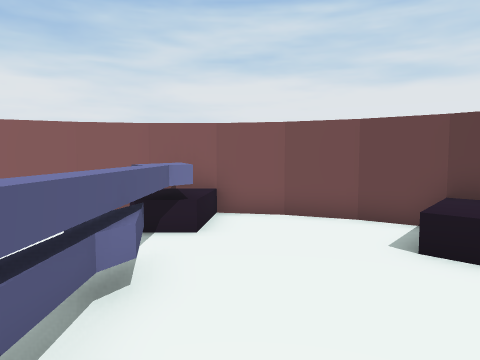
[1] (above)

12 first-person views from a walk through a scene from a Unity 3-D project. The camera is 1.5 m above the floor, tilts 4° down and sees 70° across. The floor is counted in squares, 1 m on a side. Each view is taken from the middle of a square. On the plan, view 1 faces up. The plan holds only what a view shows up to about 16 squares ahead; the rest is blank. The player character is not drawn.

[2]
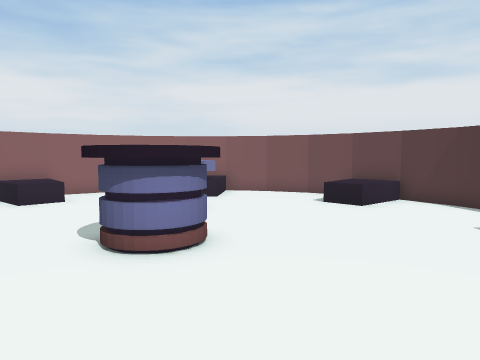

[3]
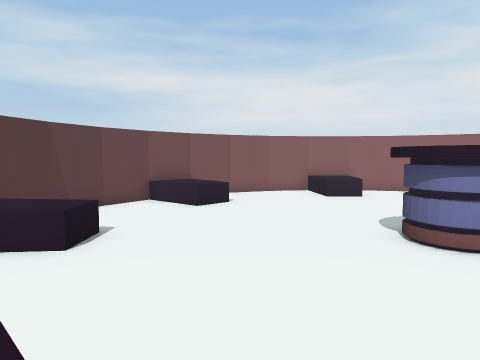

[4]
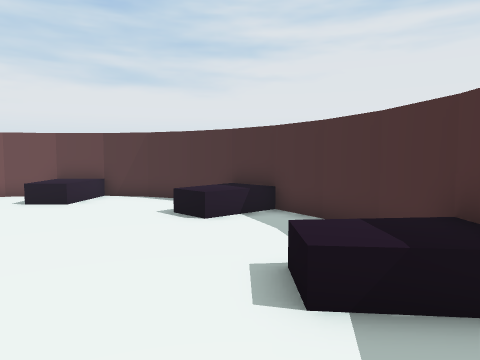

[5]
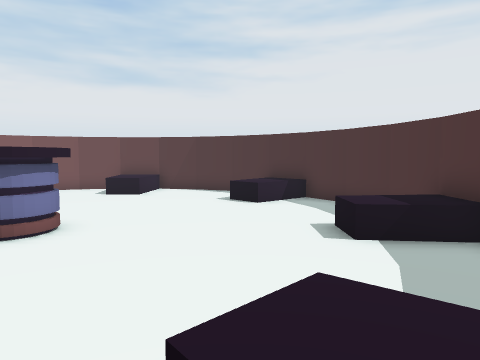

[6]
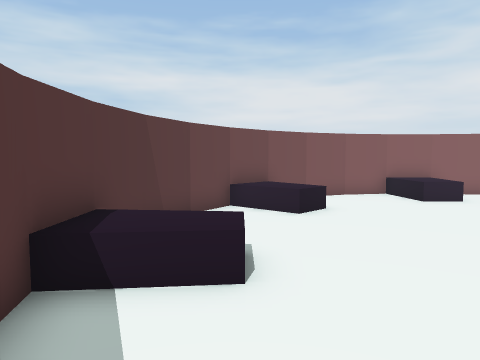

[7]
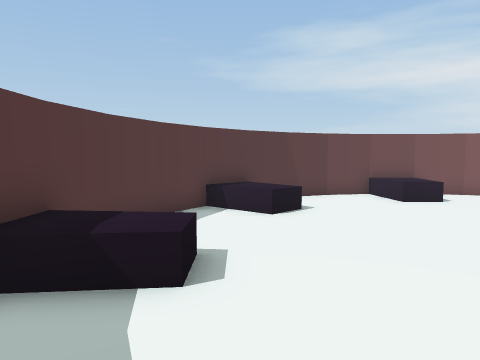

[8]
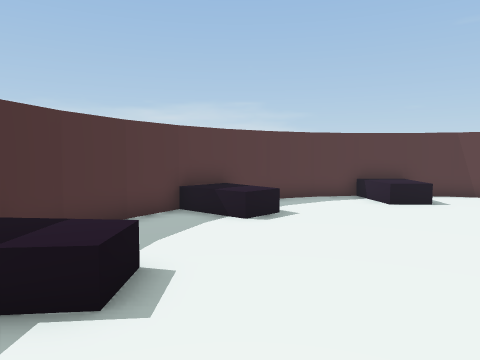

[9]
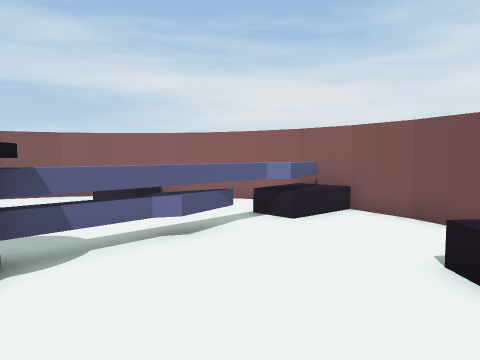

[10]
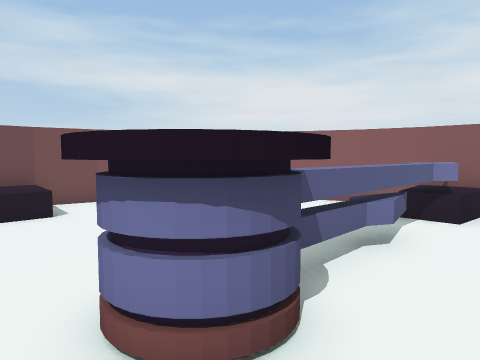

[11]
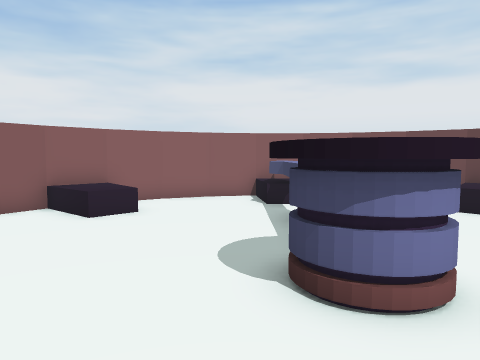

[12]
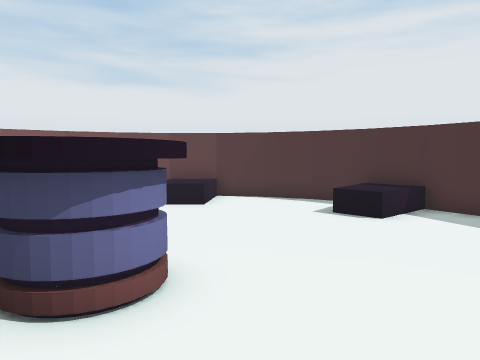

### Floor plan
Key: @ floor where view 1 was taken; # wall or solid block; . floor; = window, fence, low wall or low ledge; ^ raised ledge; T thing the floor can be seen under or through.
Columns run from 11 left of view 1 to 8 right of it. Each row starts with its distance up from view 1.
  9      ##########
  8     ##...^^...##
  7    ##....^^....##
  6   ##^....^.....^##
  5  ##.^^...^....^^.##
  4  #..=....^^....=..#
  3 ##.......^........##
  2 #........^.........#
  1 #^.......TT.......^#
  0 #^^^.....TT@....^^^#
 -1 #^^......T#.......^#
 -2 #..................#
 -3 ##................##
 -4  #..=..........=..#
 -5  ##.^^........^^.#
 -6   ##^..........^##
 -7    ##....^^....##
 -8     ##...^^...##
 -9      #########

Where each view was taken, in squares from view 1:
view 1: 0 up, 0 right, facing up
view 2: 6 down, 0 right, facing up
view 3: 7 down, 0 right, facing up-left
view 4: 7 down, 0 right, facing up-right
view 5: 8 down, 3 left, facing up-right
view 6: 8 down, 3 left, facing up-left
view 7: 6 down, 3 right, facing left
view 8: 1 down, 5 right, facing down-left
view 9: 0 up, 4 right, facing up-left
view 10: 2 down, 1 right, facing up-left
view 11: 4 down, 3 left, facing up
view 12: 4 down, 3 left, facing up-right
